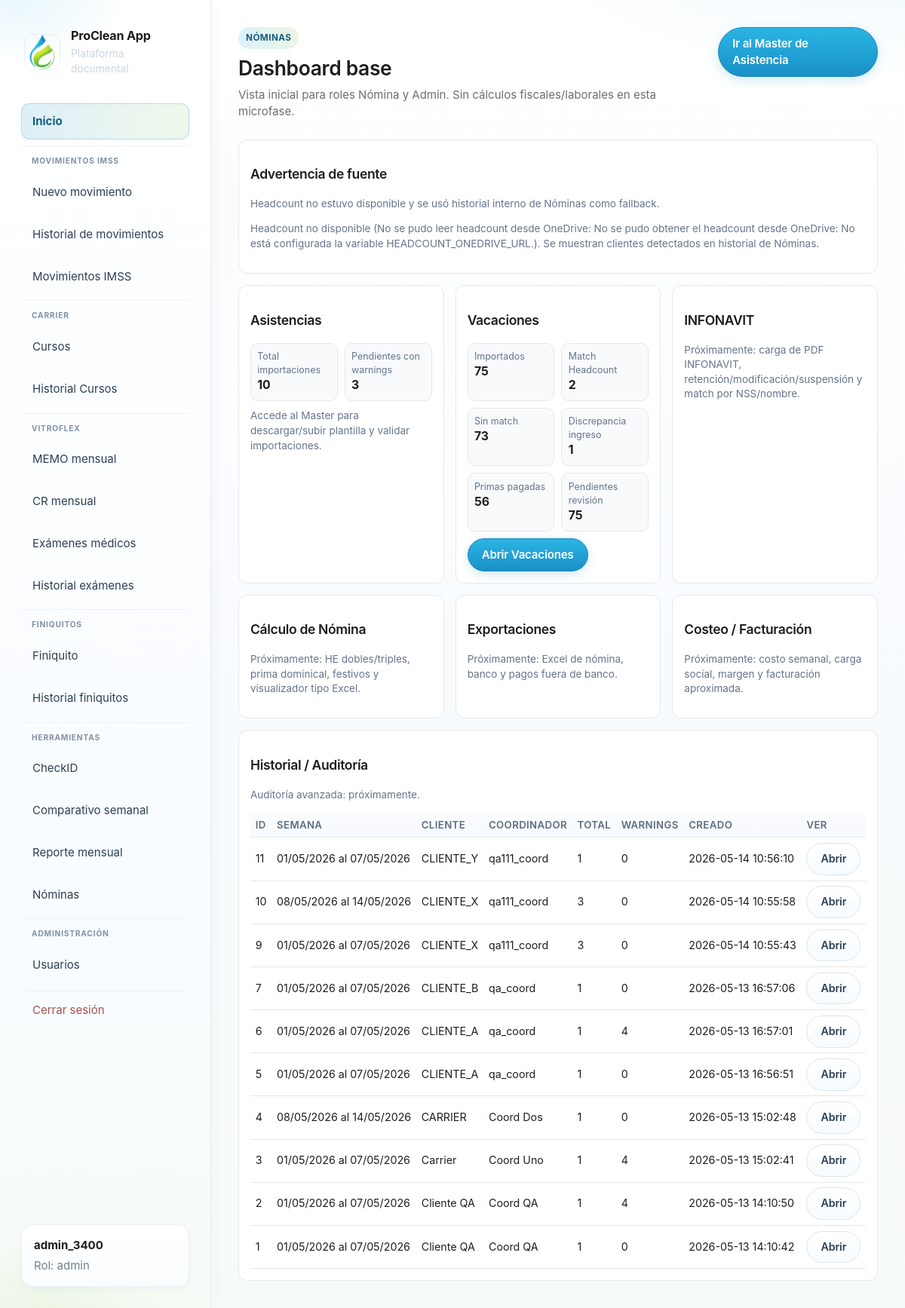
The app's page /nomina/ (signed in) with its own data.
### tables this page shows
CREATE TABLE "users" (
            id INTEGER PRIMARY KEY AUTOINCREMENT,
            username TEXT NOT NULL UNIQUE,
            password_hash TEXT NOT NULL,
            role TEXT NOT NULL CHECK(role IN ('admin','usuario','coordinador','nomina')),
            created_at TEXT NOT NULL
        );

CREATE TABLE nomina_asistencia_imports (
            id INTEGER PRIMARY KEY AUTOINCREMENT,
            semana TEXT NOT NULL,
            fecha_inicio TEXT NOT NULL,
            fecha_fin TEXT NOT NULL,
            cliente TEXT NOT NULL,
            coordinador TEXT NOT NULL,
            filename TEXT NOT NULL,
            status TEXT NOT NULL,
            total_rows INTEGER NOT NULL DEFAULT 0,
            error_count INTEGER NOT NULL DEFAULT 0,
            warning_count INTEGER NOT NULL DEFAULT 0,
            created_by INTEGER,
            created_at TEXT NOT NULL,
            updated_at TEXT NOT NULL,
            raw_json TEXT
        , original_filename TEXT, file_hash TEXT, clientes_json TEXT, headcount_source TEXT);

### modules/nomina/blueprint.py (the view, shortened to what this page needs)
@nomina_bp.get("/")
@_nomina_access_required
def index():
    role = _current_role()
    clientes, agrupaciones, headcount_error, headcount_source = _available_clientes_headcount()
    if role in _NOMINA_DASHBOARD_ROLES:
        dash = nomina_dashboard_overview(_db_path(), recent_limit=12)
        vac_stats = get_vacaciones_stats(_db_path())
        return render_template(
            "nomina/dashboard.html",
            dash=dash,
            vac_stats=vac_stats,
            headcount_error=headcount_error,
            headcount_source=headcount_source,
        )

### app.py (called while the page is built)
def current_user():
    return getattr(g, "user", None)

def get_user_by_id(user_id: int | None):
    if not user_id:
        return None
    conn = sqlite3.connect(DB_PATH)
    conn.row_factory = sqlite3.Row
    try:
        return conn.execute("SELECT * FROM users WHERE id = ?", (user_id,)).fetchone()
    finally:
        conn.close()

### modules/carrier/blueprint.py (called while the page is built)
@carrier_curso_bp.app_context_processor
def _inject_forms_url():
    return {"carrier_forms_curso_url": FORMS_CURSO_URL}

### modules/comparativo/headcount_service.py (called while the page is built, shortened)
def _headcount_url() -> str:
    return (os.environ.get(HEADCOUNT_ONEDRIVE_URL_ENV, "") or "").strip()

def obtener_df_headcount() -> pd.DataFrame:
    try:
        url = _headcount_url()
        if not url:
            raise ValueError("No está configurada la variable HEADCOUNT_ONEDRIVE_URL.")
    except Exception as exc:
        with _cache_lock:
            if _cache_df is not None and _cache_url_used == _headcount_url():
                stale_age = time.monotonic() - _cache_loaded_at
                if stale_age < (_CACHE_TTL_SEC + _STALE_GRACE_SEC):
                    return _cache_df
        raise ValueError(f"No se pudo obtener el headcount desde OneDrive: {exc}") from exc

### modules/nomina/blueprint.py (called while the page is built)
def _nomina_access_required(view):
    @wraps(view)
    def wrapped(*args, **kwargs):
        if g.user is None:
            return redirect(url_for("login"))
        role = str(g.user.get("role") if isinstance(g.user, dict) else g.user["role"]).strip().lower()
        if role not in _NOMINA_ALLOWED_ROLES:
            abort(403)
        return view(*args, **kwargs)
    return wrapped

def _db_path() -> str:
    return str(current_app.config["DATABASE"])

def _current_role() -> str:
    if g.user is None:
        return ""
    try:
        return str(g.user["role"] or "").strip().lower()
    except Exception:
        return ""

### modules/nomina/db.py (called while the page is built)
def nomina_clientes_from_history(db_path: str) -> list[str]:
    conn = sqlite3.connect(db_path)
    conn.row_factory = sqlite3.Row
    try:
        rows = conn.execute(
            """
            SELECT DISTINCT TRIM(cliente) AS cliente
            FROM nomina_asistencia_rows
            WHERE TRIM(COALESCE(cliente, '')) <> ''
            ORDER BY cliente
            """
        ).fetchall()
        return [str(r["cliente"] or "").strip() for r in rows if str(r["cliente"] or "").strip()]
    finally:
        conn.close()

### templates/nomina/dashboard.html (shortened to what this page needs)
{% extends 'base.html' %}
{% block content %}
<section class="page-head">
  <div>
    <span class="eyebrow">Nóminas</span>
    <h2>Dashboard base</h2>
    <p>Vista inicial para roles Nómina y Admin. Sin cálculos fiscales/laborales en esta microfase.</p>
  </div>
  <a class="btn btn-primary" href="{{ url_for('nomina.master_hub') }}">Ir al Master de Asistencia</a>
</section>
<div class="nd-wrap">
  {% if headcount_source == 'historial_fallback' %}
  <section class="nd-card">
    <h3>Advertencia de fuente</h3>
    <p class="nd-soon">Headcount no estuvo disponible y se usó historial interno de Nóminas como fallback.</p>
    {% if headcount_error %}<p class="nd-soon">{{ headcount_error }}</p>{% endif %}
  </section>
  {% endif %}
  <div class="nd-grid">
    <section class="nd-card">
      <h3>Asistencias</h3>
      <div class="nd-kpis">
        <div class="nd-kpi"><span>Total importaciones</span><strong>{{ dash.total_imports }}</strong></div>
        <div class="nd-kpi"><span>Pendientes con warnings</span><strong>{{ dash.pending_warnings }}</strong></div>
      </div>
      <p class="nd-soon" style="margin-top:.7rem;">Accede al Master para descargar/subir plantilla y validar importaciones.</p>
    </section>
    <section class="nd-card">
      <h3>Vacaciones</h3>
      <div class="nd-kpis">
        <div class="nd-kpi"><span>Importados</span><strong>{{ vac_stats.empleados_importados }}</strong></div>
        <div class="nd-kpi"><span>Match Headcount</span><strong>{{ vac_stats.empleados_match_headcount }}</strong></div>
        <div class="nd-kpi"><span>Sin match</span><strong>{{ vac_stats.empleados_sin_match }}</strong></div>
        <div class="nd-kpi"><span>Discrepancia ingreso</span><strong>{{ vac_stats.discrepancias_fecha_ingreso }}</strong></div>
        <div class="nd-kpi"><span>Primas pagadas</span><strong>{{ vac_stats.primas_pagadas }}</strong></div>
        <div class="nd-kpi"><span>Pendientes revisión</span><strong>{{ vac_stats.saldos_pendientes_revision }}</strong></div>
      </div>
      <a class="btn btn-primary nd-link" href="{{ url_for('nomina.vacaciones_index') }}">Abrir Vacaciones</a>
    </section>
    <section class="nd-card">
      <h3>INFONAVIT</h3>
      <p class="nd-soon">Próximamente: carga de PDF INFONAVIT, retención/modificación/suspensión y match por NSS/nombre.</p>
    </section>
    <section class="nd-card">
      <h3>Cálculo de Nómina</h3>
      <p class="nd-soon">Próximamente: HE dobles/triples, prima dominical, festivos y visualizador tipo Excel.</p>
    </section>
    <section class="nd-card">
      <h3>Exportaciones</h3>
      <p class="nd-soon">Próximamente: Excel de nómina, banco y pagos fuera de banco.</p>
    </section>
    <section class="nd-card">
      <h3>Costeo / Facturación</h3>
      <p class="nd-soon">Próximamente: costo semanal, carga social, margen y facturación aproximada.</p>
    </section>
  </div>
  <section class="nd-card">
    <h3>Historial / Auditoría</h3>
    <p class="nd-soon">Auditoría avanzada: próximamente.</p>
    <div class="nd-table-wrap">
      <table class="nd-table">
        <thead>
          <tr>
            <th>ID</th>
            <th>Semana</th>
            <th>Cliente</th>
            <th>Coordinador</th>
            <th>Total</th>
            <th>Warnings</th>
            <th>Creado</th>
            <th>Ver</th>
          </tr>
        </thead>
        <tbody>
          {% for item in dash.recent_imports %}
          <tr>
            <td>{{ item.id }}</td>
            <td>{{ item.semana }}</td>
            <td>{{ item.cliente }}</td>
            <td>{{ item.coordinador }}</td>
            <td>{{ item.total_rows }}</td>
            <td>{{ item.warning_count }}</td>
            <td>{{ item.created_at }}</td>
            <td><a class="btn btn-secondary" href="{{ url_for('nomina.asistencia_importada', import_id=item.id) }}">Abrir</a></td>
          </tr>
          {% endfor %}
        </tbody>
      </table>
    </div>
  </section>
</div>
{% endblock %}

### templates/base.html (shortened to what this page needs)
<!doctype html>
<html lang="es">
<head>
  <link rel="stylesheet" href="{{ url_for('static', filename='style.css') }}">
</head>
<body>
  <div class="app-shell{% if current_user %} app-shell--session{% endif %}">
    {% if current_user %}
    <aside id="app-sidebar" class="sidebar">
      {% include '_sidebar_body.html' %}
    </aside>
    {% endif %}
    <main class="main {% if not current_user %}main-auth{% endif %}">
      {% block content %}{% endblock %}
    </main>
  </div>
</body>
</html>

### templates/_sidebar_body.html
<div class="brand">
  <a class="brand-link" href="{% if current_user.role == 'admin' %}{{ url_for('dashboard') }}{% else %}{{ url_for('home_usuario') }}{% endif %}">
    <img class="brand-logo-icon" src="{{ url_for('static', filename='branding/proclean-isotype.png') }}" width="48" height="48" alt="">
    <div class="brand-text">
      <span class="brand-title">{{ app_name }}</span>
      <p class="brand-tagline">Plataforma documental</p>
    </div>
  </a>
</div>
<nav class="nav" aria-label="Principal">
  {% if current_user.role == 'admin' %}
  <a href="{{ url_for('dashboard') }}" class="nav-link nav-link-home">Inicio</a>
  {% else %}
  <a href="{{ url_for('home_usuario') }}" class="nav-link nav-link-home">Inicio</a>
  {% endif %}
  <div class="nav-group">
    <span class="nav-group-label">Movimientos IMSS</span>
    <a href="{{ url_for('nuevo_formato') }}" class="nav-link">Nuevo movimiento</a>
    <a href="{{ url_for('historial') }}" class="nav-link">Historial de movimientos</a>
    <a href="{{ url_for('exportacion_imss.index') }}" class="nav-link">Movimientos IMSS</a>
  </div>
  <div class="nav-group">
    <span class="nav-group-label">Carrier</span>
    <a href="{{ url_for('carrier_curso.index') }}" class="nav-link">Cursos</a>
    <a href="{{ url_for('carrier_curso.historial_exportaciones') }}" class="nav-link">Historial Cursos</a>
  </div>
  <div class="nav-group">
    <span class="nav-group-label">Vitroflex</span>
    <a href="{{ url_for('vitroflex.memo_mensual') }}" class="nav-link">MEMO mensual</a>
    <a href="{{ url_for('vitroflex.cr_mensual') }}" class="nav-link">CR mensual</a>
    <a href="{{ url_for('examenes_medicos.index') }}" class="nav-link">Exámenes médicos</a>
    <a href="{{ url_for('examenes_medicos.historial_page') }}" class="nav-link">Historial exámenes</a>
  </div>
  <div class="nav-group">
    <span class="nav-group-label">Finiquitos</span>
    <a href="{{ url_for('finiquitos.pagina_finiquito') }}" class="nav-link">Finiquito</a>
    <a href="{{ url_for('finiquitos.pagina_historial') }}" class="nav-link">Historial finiquitos</a>
  </div>
  <div class="nav-group">
    <span class="nav-group-label">Herramientas</span>
    <a href="{{ url_for('checkid_consulta') }}" class="nav-link">CheckID</a>
    <a href="{{ url_for('comparativo.index') }}" class="nav-link">Comparativo semanal</a>
    <a href="{{ url_for('comparativo.reporte_mensual_index') }}" class="nav-link">Reporte mensual</a>
    {% if current_user.role in ['admin', 'coordinador', 'nomina'] %}
    <a href="{{ url_for('nomina.index') }}" class="nav-link">Nóminas</a>
    {% endif %}
  </div>
  {% if current_user.role == 'admin' %}
  <div class="nav-group">
    <span class="nav-group-label">Administración</span>
    <a href="{{ url_for('admin_usuarios') }}" class="nav-link">Usuarios</a>
  </div>
  {% endif %}
  <a href="{{ url_for('logout') }}" class="nav-link danger nav-link-logout">Cerrar sesión</a>
</nav>
<div class="user-box">
  <strong>{{ current_user.username }}</strong>
  <span>Rol: {{ current_user.role }}</span>
</div>

### templates/nomina/dashboard.html (style rules this page uses)
.nd-wrap { display:grid; gap:1rem; }
.nd-grid { display:grid; grid-template-columns:repeat(3, 1fr); gap:1rem; }
.nd-card { background:#fff; border:1px solid #e5e7eb; border-radius:12px; padding:1rem; }
.nd-kpis { display:grid; grid-template-columns:repeat(2,1fr); gap:.6rem; margin-top:.6rem; }
.nd-kpi { background:#f8fafc; border:1px solid #e5e7eb; border-radius:10px; padding:.55rem; }
.nd-kpi span { display:block; color:#64748b; font-size:.83rem; }
.nd-kpi strong { font-size:1.05rem; }
.nd-table-wrap { overflow:auto; }
.nd-table { width:100%; border-collapse:collapse; min-width:760px; }
.nd-table th, .nd-table td { border-bottom:1px solid #e5e7eb; padding:.45rem; text-align:left; }
.nd-soon { color:#64748b; font-size:.9rem; }
.nd-link { margin-top:.6rem; display:inline-block; }

### records on screen
users: username "admin_3400", role "admin"
nomina_asistencia_imports: id "11", semana "01/05/2026 al 07/05/2026", cliente "CLIENTE_Y", coordinador "qa111_coord", total_rows "1", warning_count "0", created_at "2026-05-14 10:56:10"
nomina_asistencia_imports: id "10", semana "08/05/2026 al 14/05/2026", cliente "CLIENTE_X", coordinador "qa111_coord", total_rows "3", warning_count "0", created_at "2026-05-14 10:55:58"
nomina_asistencia_imports: id "9", semana "01/05/2026 al 07/05/2026", cliente "CLIENTE_X", coordinador "qa111_coord", total_rows "3", warning_count "0", created_at "2026-05-14 10:55:43"
nomina_asistencia_imports: id "7", semana "01/05/2026 al 07/05/2026", cliente "CLIENTE_B", coordinador "qa_coord", total_rows "1", warning_count "0", created_at "2026-05-13 16:57:06"
nomina_asistencia_imports: id "6", semana "01/05/2026 al 07/05/2026", cliente "CLIENTE_A", coordinador "qa_coord", total_rows "1", warning_count "4", created_at "2026-05-13 16:57:01"
nomina_asistencia_imports: id "5", semana "01/05/2026 al 07/05/2026", cliente "CLIENTE_A", coordinador "qa_coord", total_rows "1", warning_count "0", created_at "2026-05-13 16:56:51"
nomina_asistencia_imports: id "4", semana "08/05/2026 al 14/05/2026", cliente "CARRIER", coordinador "Coord Dos", total_rows "1", warning_count "0", created_at "2026-05-13 15:02:48"
nomina_asistencia_imports: id "3", semana "01/05/2026 al 07/05/2026", cliente "Carrier", coordinador "Coord Uno", total_rows "1", warning_count "4", created_at "2026-05-13 15:02:41"
nomina_asistencia_imports: id "2", semana "01/05/2026 al 07/05/2026", cliente "Cliente QA", coordinador "Coord QA", total_rows "1", warning_count "4", created_at "2026-05-13 14:10:50"
nomina_asistencia_imports: id "1", semana "01/05/2026 al 07/05/2026", cliente "Cliente QA", coordinador "Coord QA", total_rows "1", warning_count "0", created_at "2026-05-13 14:10:42"

### other values on screen
{{ app_name }} "ProClean App"
{{ dash.total_imports }} "10"
{{ dash.pending_warnings }} "3"
{{ vac_stats.empleados_importados }} "75"
{{ vac_stats.empleados_match_headcount }} "2"
{{ vac_stats.empleados_sin_match }} "73"
{{ vac_stats.discrepancias_fecha_ingreso }} "1"
{{ vac_stats.primas_pagadas }} "56"
{{ vac_stats.saldos_pendientes_revision }} "75"
